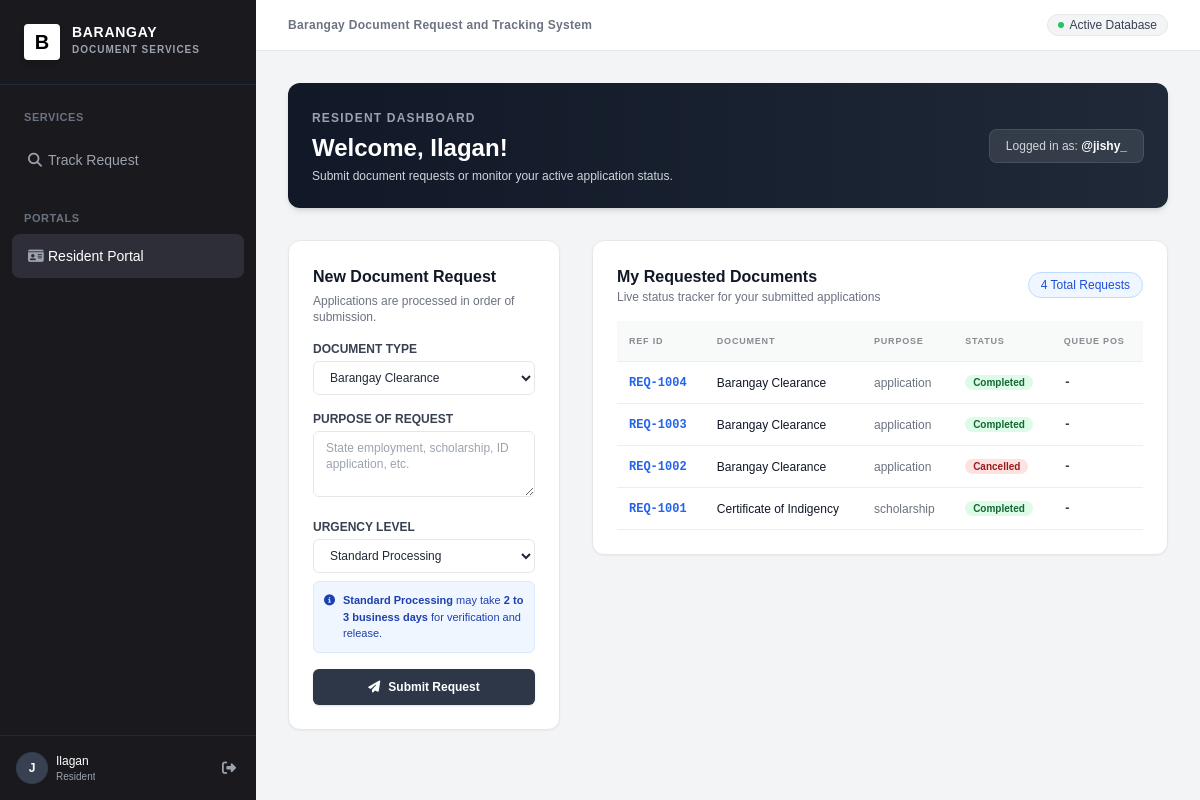
Page /resident (signed in) on the committed database.
### tables this page shows
CREATE TABLE requests (
            id INTEGER PRIMARY KEY AUTOINCREMENT,
            ref_id TEXT UNIQUE NOT NULL,
            username TEXT NOT NULL,
            doc_type TEXT NOT NULL,
            purpose TEXT NOT NULL,
            urgency TEXT NOT NULL,
            status TEXT NOT NULL DEFAULT 'Pending',
            created_at TIMESTAMP DEFAULT CURRENT_TIMESTAMP
        );

### app.py (the view, shortened to what this page needs)
@app.route('/resident', methods=['GET', 'POST'])
def resident_portal():
    if 'user' not in session or session['user'].get('role') != 'resident':
        flash('Please login as a resident.', 'error')
        return redirect(url_for('login'))
    user = session['user']
    conn = get_db()
    my_requests_rows = conn.execute(
        'SELECT * FROM requests WHERE username = ? ORDER BY id DESC',
        (user['username'],)
    ).fetchall()
    fifo_queue = get_fifo_queue()
    requests_with_pos = []
    for req in my_requests_rows:
        r_dict = dict(req)
        if r_dict['status'] == 'Pending':
            pos = next((i + 1 for i, q in enumerate(fifo_queue) if q['ref_id'] == r_dict['ref_id']), None)
            r_dict['queue_pos'] = f"#{pos}" if pos else '-'
        else:
            r_dict['queue_pos'] = '-'
        requests_with_pos.append(r_dict)
    conn.close()
    return render_template('resident.html', user=user, requests=requests_with_pos)

### app.py (called while the page is built)
def get_db():
    conn = sqlite3.connect(DATABASE)
    conn.row_factory = sqlite3.Row
    return conn

def get_fifo_queue():
    conn = get_db()
    queue = conn.execute("SELECT * FROM requests WHERE status = 'Pending' ORDER BY id ASC").fetchall()
    conn.close()
    return [dict(q) for q in queue]

### templates/resident.html (shortened to what this page needs)
{% extends "base.html" %}
{% block content %}
<div class="max-w-6xl mx-auto space-y-8">
    <div class="bg-gradient-to-r from-gray-900 to-gray-800 rounded-xl text-white p-6 shadow-md flex flex-col md:flex-row justify-between items-start md:items-center">
        <div>
            <span class="text-xs font-semibold text-gray-400 uppercase tracking-widest">Resident Dashboard</span>
            <h2 class="text-2xl font-bold text-white mt-1">
                Welcome, {{ ((user.firstname or user.first_name or '') ~ ' ' ~ (user.surname or '')) | trim }}!
            </h2>
            <p class="text-xs text-gray-300 mt-1">Submit document requests or monitor your active application status.</p>
        </div>
        <div class="mt-4 md:mt-0 bg-white/10 px-4 py-2 rounded-lg border border-white/10 text-xs">
            <span class="text-gray-300">Logged in as: </span>
            <span class="font-bold text-white">@{{ user.username }}</span>
        </div>
    </div>
    <div class="grid grid-cols-1 lg:grid-cols-3 gap-8">
        <div class="lg:col-span-1 bg-white rounded-xl shadow-sm border border-gray-200 p-6">
            <h3 class="text-base font-bold text-gray-900 mb-1">New Document Request</h3>
            <p class="text-xs text-gray-500 mb-4">Applications are processed in order of submission.</p>
            <form action="{{ url_for('resident_portal') }}" method="POST" class="space-y-4">
                <div>
                    <label class="block text-xs font-semibold text-gray-700 uppercase mb-1">Document Type</label>
                    <select name="doc_type" required class="w-full px-3 py-2 border border-gray-200 rounded-md text-xs focus:ring-2 focus:ring-gray-800 outline-none">
                        <optgroup label="Clearances & Identification">
                            <option value="Barangay Clearance">Barangay Clearance</option>
                        </optgroup>
                    </select>
                </div>
                <div>
                    <label class="block text-xs font-semibold text-gray-700 uppercase mb-1">Purpose of Request</label>
                    <textarea name="purpose" rows="3" required placeholder="State employment, scholarship, ID application, etc." class="w-full px-3 py-2 border border-gray-200 rounded-md text-xs focus:ring-2 focus:ring-gray-800 outline-none"></textarea>
                </div>
                <div>
                    <label class="block text-xs font-semibold text-gray-700 uppercase mb-1">Urgency Level</label>
                    <select name="urgency" id="urgency-select" onchange="updateUrgencyNote()" class="w-full px-3 py-2 border border-gray-200 rounded-md text-xs focus:ring-2 focus:ring-gray-800 outline-none">
                        <option value="Standard">Standard Processing</option>
                    </select>
                    <div id="urgency-note" class="mt-2 p-2.5 rounded-md bg-blue-50 border border-blue-100 text-[11px] text-blue-800 flex items-start space-x-2">
                        <i class="fa-solid fa-circle-info mt-0.5 shrink-0"></i>
                        <span id="urgency-note-text"><strong>Standard Processing</strong> may take <strong>2 to 3 business days</strong> for verification and release.</span>
                    </div>
                </div>
                <button type="submit" class="w-full py-2.5 bg-brand-button hover:bg-brand-buttonHover text-white text-xs font-semibold rounded-md shadow transition-all flex items-center justify-center space-x-2">
                    <i class="fa-solid fa-paper-plane"></i>
                    <span>Submit Request</span>
                </button>
            </form>
        </div>
        <div class="lg:col-span-2 space-y-6">
            <div class="bg-white rounded-xl shadow-sm border border-gray-200 p-6">
                <div class="flex justify-between items-center mb-4">
                    <div>
                        <h3 class="text-base font-bold text-gray-900">My Requested Documents</h3>
                        <p class="text-xs text-gray-500">Live status tracker for your submitted applications</p>
                    </div>
                    <span class="text-xs bg-blue-50 text-blue-700 px-3 py-1 rounded-full font-medium border border-blue-200">
                        {{ requests | length }} Total Requests
                    </span>
                </div>
                <div class="overflow-x-auto">
                    <table class="w-full text-left text-xs">
                        <thead class="bg-gray-50 text-gray-600 font-semibold uppercase text-[10px] tracking-wider border-b border-gray-200">
                            <tr>
                                <th class="p-3">Ref ID</th>
                                <th class="p-3">Document</th>
                                <th class="p-3">Purpose</th>
                                <th class="p-3">Status</th>
                                <th class="p-3">Queue Pos</th>
                            </tr>
                        </thead>
                        <tbody class="divide-y divide-gray-100">
                            {% for req in requests %}
                            <tr class="hover:bg-gray-50">
                                <td class="p-3 font-mono font-bold text-blue-600">{{ req['ref_id'] }}</td>
                                <td class="p-3 font-medium text-gray-900">{{ req['doc_type'] }}</td>
                                <td class="p-3 text-gray-500">{{ req['purpose'] }}</td>
                                <td class="p-3">
                                    {% if req['status'] == 'Pending' %}
                                    <span class="bg-amber-100 text-amber-800 px-2 py-0.5 rounded-full text-[10px] font-semibold">Pending</span>
                                    {% elif req['status'] == 'Completed' %}
                                    <span class="bg-green-100 text-green-800 px-2 py-0.5 rounded-full text-[10px] font-semibold">Completed</span>
                                    {% else %}
                                    <span class="bg-red-100 text-red-800 px-2 py-0.5 rounded-full text-[10px] font-semibold">Cancelled</span>
                                    {% endif %}
                                </td>
                                <td class="p-3 font-mono font-bold text-gray-700">{{ req['queue_pos'] }}</td>
                            </tr>
                            {% else %}
                            <tr>
                                <td colspan="5" class="p-6 text-center text-gray-400">
                                    You don't have any document requests yet. Use the form on the left to submit a request.
                                </td>
                            </tr>
                            {% endfor %}
                        </tbody>
                    </table>
                </div>
            </div>
        </div>
    </div>
</div>
{% endblock %}

### static/style.css (style rules this page uses)
:root { --background: #f1f2f3; --white: #ffffff; --text: #292d31; --muted: #81878d; --border: #e3e5e7; --dark: #373c42; --gray: #686f76; }
* { box-sizing: border-box; }
body { margin: 0; background: var(--background); color: var(--text); font-family: Arial, Helvetica, sans-serif; font-size: 14px; }
h2 { font-size: 19px; margin: 4px 0; }
label { display: grid; gap: 7px; color: #535b62; font-size: 11px; font-weight: bold; }
input, select, textarea { width: 100%; border: 1px solid #dfe2e4; border-radius: 7px; padding: 11px 12px; font: inherit; font-size: 12px; background: white; color: var(--text); outline: none; }
table { width: 100%; border-collapse: collapse; text-align: left; font-size: 11px; }
th { background: #f8f9f9; color: #858c92; font-size: 9px; letter-spacing: .8px; text-transform: uppercase; }
td, th { padding: 13px 10px; border-bottom: 1px solid #eceeef; vertical-align: middle; }
td { color: #626970; }

### rows in the picture
requests: ref_id "REQ-1004", doc_type "Barangay Clearance", purpose "application", status "Completed", queue_pos "-"
requests: ref_id "REQ-1003", doc_type "Barangay Clearance", purpose "application", status "Completed", queue_pos "-"
requests: ref_id "REQ-1002", doc_type "Barangay Clearance", purpose "application", status "Cancelled", queue_pos "-"
requests: ref_id "REQ-1001", doc_type "Certificate of Indigency", purpose "scholarship", status "Completed", queue_pos "-"

### other values in the picture
{{ session['user'].get('surname', '') }} "Ilagan"
{{ session['user'].get('role', 'Resident') }} "Resident"
{{ user.username }} "jishy_"
{{ requests | length }} "4"
